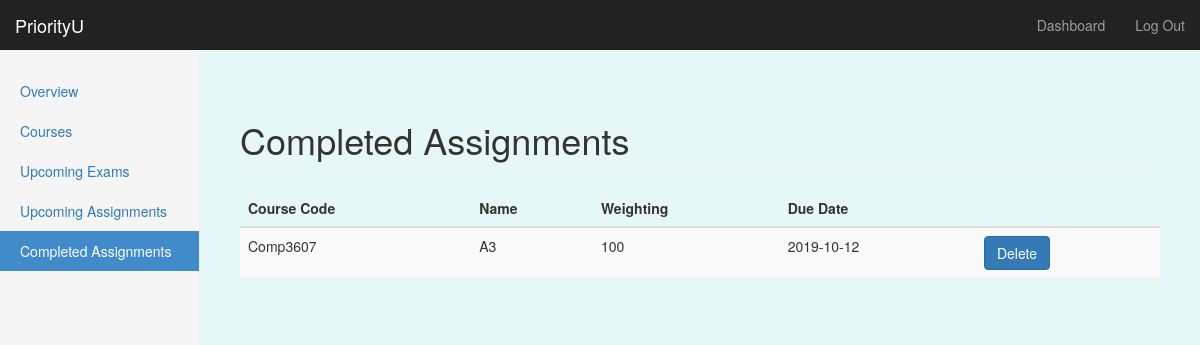
Page /dashboard/completed (signed in) on the committed database.
### priorityU/models/models.py (models this page shows, shortened)
class Assignment(db.Model): # Dominic 18/11- created model for assignment db
    __tablename__ = 'assignments'
    a_id = db.Column(db.Integer, primary_key=True)
    course_code = db.Column(db.String, db.ForeignKey('courses.course_code'))
    asg_name = db.Column(db.String, nullable=False)
    weighting = db.Column(db.Integer)
    due_date = db.Column(db.Date, nullable=False)
    due_time = db.Column(db.Time)
    complete = db.Column(db.Boolean, nullable=False)
    user_id = db.Column(db.Integer, db.ForeignKey('users.id'))

### priorityU/routes.py (the view)
@app.route('/dashboard/completed')
@login_required
def completed():
    user_asgs = Assignment.query.filter_by(user_id=current_user.get_id()).order_by(Assignment.due_date.asc()).all()
    return render_template('completed.html', assignments=user_asgs, edit_state=False, add_state=False, form=None)

### priorityU/routes.py (called while the page is built)
@login_manager.user_loader
def load_user(user_id):
    return User.query.get(int(user_id))

### priorityU/templates/completed.html (shortened to what this page needs)
{% extends "bootstrap/base.html" %}
{% block styles %}
{{super()}}
<link rel="stylesheet" href="{{url_for('.static', filename='style.css')}}">
{% endblock %}
{% block content %}
    <nav class="navbar navbar-inverse navbar-fixed-top">
      <div class="container-fluid">
        <div class="navbar-header">
          <a class="navbar-brand" href="#">PriorityU</a>
        </div>
        <div id="navbar" class="navbar-collapse collapse">
          <ul class="nav navbar-nav navbar-right">
            <li><a href="#">Dashboard</a></li>
            <li><a href="{{ url_for('logout') }}">Log Out</a></li>
          </ul>
        </div>
      </div>
    </nav>
    <div class="container-fluid">
      <div class="row">
        <div class="col-sm-3 col-md-2 sidebar">
        <ul class="nav nav-sidebar">
            <li {% if request.endpoint == 'dashboard' %} class="active" {% endif %}> <a href="{{url_for('dashboard')}}">Overview</a></li>
            <li {% if request.endpoint == 'courses' %} class="active" {% endif %}><a href="{{url_for('courses')}}" id="tab2-id">Courses</a></li>
            <li {% if request.endpoint == 'exams' %} class="active" {% endif %}><a href="{{url_for('exams')}}">Upcoming Exams</a></li>
            <li {% if request.endpoint == 'assignments' %} class="active" {% endif %}><a href="{{url_for('assignments')}}">Upcoming Assignments</a></li>
            <li {% if request.endpoint == 'completed' %} class="active" {% endif %} ><a href="{{url_for('completed')}}">Completed Assignments</a></li>
        </ul>
      </div>
      <div class="col-sm-9 col-sm-offset-3 col-md-10 col-md-offset-2 main">
        <h1 class="page-header">Completed Assignments</h1>
        <table class="table table-striped table-hover">
          <thead class="thead-dark">
              <tr>
                  <th>Course Code</th>
                  <th>Name</th>
                  <th>Weighting</th>
                  <th>Due Date</th>
                  <th></th>
              </tr>
          </thead>
          <tbody>
              {% for a in assignments %}
                {% if a.complete == True %}
              <tr>
                  <td>{{a.course_code}}</td>
                  <td>{{a.asg_name}}</td>
                  <td>{{a.weighting}}</td>
                  <td>{{a.due_date}}</td>
                  <td>
                    <a href='/dashboard/completed/{{a.a_id}}' class="btn btn-primary">Delete</a>
                  </td>
              </tr>
                {% endif %}
              {% endfor %}
          </tbody>
        </table>
    </div>
    </div>
    </div>
{% endblock %}

### priorityU/static/style.css (style rules this page uses)
body { padding-top: 50px; }
.navbar-fixed-top { border: 0; }
.sidebar { display: none; }
@media (min-width: 768px) { .sidebar { position: fixed; top: 51px; bottom: 0; left: 0; z-index: 1000; display: block; padding: 20px; overflow-x: hidden; overflow-y: auto; background-color: #f5f5f5; border-right: 1px solid #eee; } }
.nav-sidebar { margin-right: -21px; margin-bottom: 20px; margin-left: -20px; }
.nav-sidebar > li > a { padding-right: 20px; padding-left: 20px; }
.nav-sidebar > .active > a, .nav-sidebar > .active > a:hover, .nav-sidebar > .active > a:focus { color: #fff; background-color: #428bca; }
.main { padding: 20px; }
@media (min-width: 768px) { .main { padding-right: 40px; padding-left: 40px; } }
.main .page-header { margin-top: 0; }
body { padding-top: 100px; padding-bottom: 40px; background-color: #e6f7f8; }

### rows in the picture
Assignment: course_code "Comp3607", asg_name "A3", weighting "100", due_date "2019-10-12"
